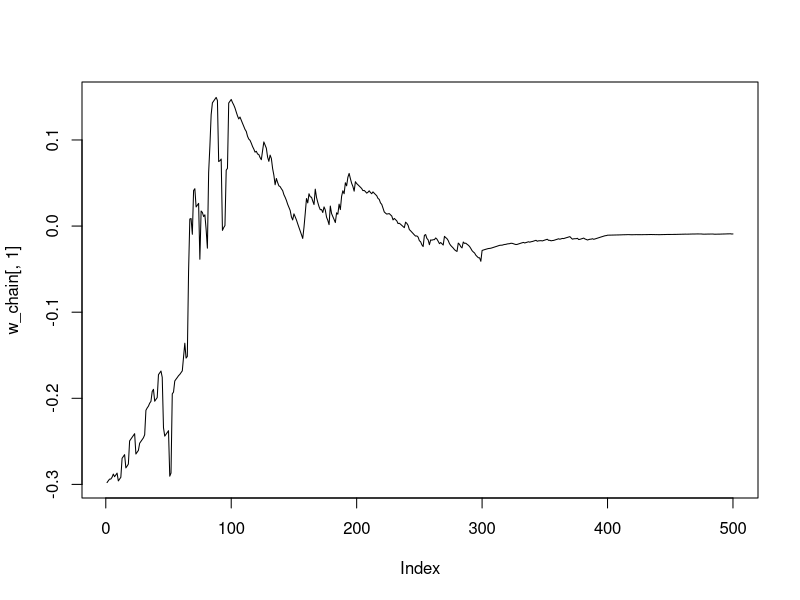
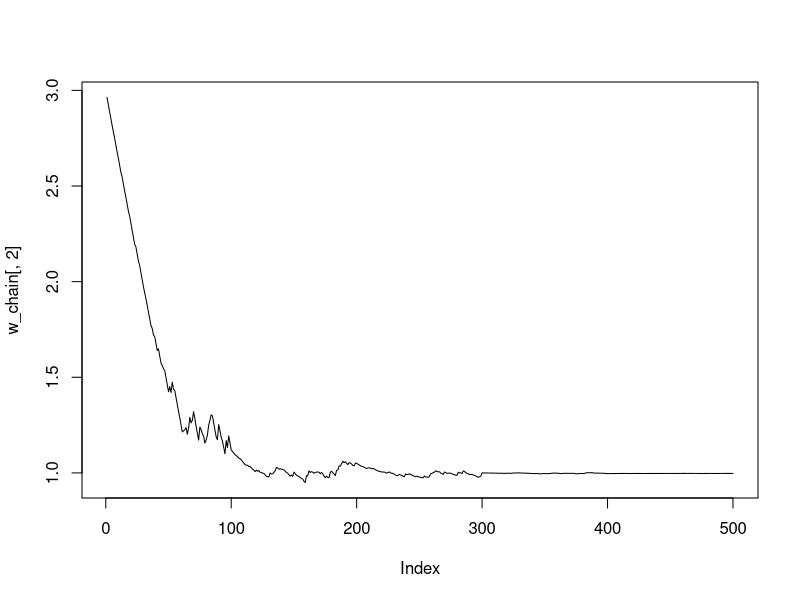

The R script that drew these images, in order: (Note: a time limit stopped this script after it produced the figures.)
## ---- chunk 1
rm(list=ls())
## ---- chunk 2
# call libraries
#install.packages("numDeriv")
library(numDeriv)
#install.packages("nloptr")
library(nloptr)
## ---- chunk 3
# Load R package for printing
library(knitr)
## ---- chunk 4
# Set a seed of the randon number generator
set.seed(2023)
## ---- chunk 5
data_generating_model <- function(n,w) {
  z <- rep( NaN, times=n*2 )
  z <- matrix(z, nrow = n, ncol = 2)
  z[,1] <- runif(n, min = -10, max = 10)
  p <- w[1] + w[2]*z[,1] 
  p <- exp(p) / (1+exp(p))
  z[,2] <- rbinom(n, size = 1, prob = p)
  return(z)
}
## ---- chunk 6
set.seed(2023)
n_obs <- 500
w_true <- c(0,1)  
z_obs <- data_generating_model(n = n_obs, w = w_true) 
w_true <- as.numeric(glm(z_obs[,2]~ 1+ z_obs[,1],family = "binomial" )$coefficients)
## ---- chunk 7
prediction_rule <- function(x,w) {
  h <- w[1]+w[2]*x
  h <- exp(h) / (1.0 + exp(h) )
  return (h)
}
## ---- chunk 8
loss_fun <- function(w,z) {
  x = z[1]
  y = z[2]
  h <- prediction_rule(x,w)
  ell <- -y*log(h) - (1-y)*log(1-h)
  return (ell)
}
## ---- chunk 9
empirical_risk_fun <- function(w,z,n) {
  x = z[,1]
  y = z[,2]
  R <- 0.0
  for (i in 1:n) {
    R <- R + loss_fun(w,z[i,])
  }
  R <- R / n
  return (R)
}
## ---- chunk 10
learning_rate <-function(t,t0=3) {
  eta <- t0 / t
  return( eta )
}
## ---- chunk 11
grad_loss_fun <- function(w,z) {
  x = z[1]
  y = z[2]
  h <- prediction_rule(x,w)
  grd <- c(h-y, (h-y)*x)
  return (grd)
}
## ---- chunk 12
grad_risk_fun <- function(w,z,n) {
  grd <- 0.0
  for (i in 1:n) {
    grd <- grd + grad_loss_fun(w,z[i,])
  }
  grd <- grd / n
  return (grd)
}

## ---- chunk 13
set.seed(2023)
n_obs <- 100000
w_true <- c(0,1)  
z_obs <- data_generating_model(n = n_obs, w = w_true)
w_true <- as.numeric(glm(z_obs[,2]~ 1+ z_obs[,1],family = "binomial" )$coefficients)
## ---- chunk 14
m <- 1
eta <- 0.5
Tmax <- 500
kappa <- 100
Qstop <- 0 
t <- 0
#
#seeds
w_seed <- c(-0.3,3.0)
w <- w_seed
w_chain <- c()
cv_w <- w  
erf_fun <- function(w, z = z_obs, n=n_obs) {
  return( empirical_risk_fun(w, z, n) ) 
}
cv_grad_risk <- numDeriv::grad( erf_fun, cv_w ) #control variate
#
while ( Qstop == 0 ) {
  # counter
  t <- t +  1
  cat( t ) ; cat( ' ' ) ## counter added for display reasons
  # step 1: update  
  J <- sample.int(n = n_obs, size = m, replace = TRUE)
  if (m==1) {
    zbatch <- matrix(z_obs[J,],1,2)
  }
  else {
    zbatch <- z_obs[J,]
  }
  #eta <- learning_rate( t )
  erf_fun <- function(w, z = zbatch, n=m) {
    return( empirical_risk_fun(w, z, n) ) 
  }
  w <- w - eta * (numDeriv::grad( erf_fun, w ) -numDeriv::grad( erf_fun, cv_w ) +cv_grad_risk )
  #w <- w - eta * grad_risk_fun( w, zbatch, m )
  # record
  w_chain <- rbind(w_chain, w)
  # control variate step
  if ( (t %% kappa) == 0) {
    cv_w <- w  
    erf_fun <- function(w, z = z_obs, n=n_obs) {
      return( empirical_risk_fun(w, z, n) ) 
    }
    cv_grad_risk <- numDeriv::grad( erf_fun, cv_w ) #controle variate
  }
  # step 2: check for termination 
  if ( t>= Tmax ) {
    Qstop <- 1
  }
}
plot(w_chain[,1], type='l') #+ abline(h=w_true[1], col='red')
plot(w_chain[,2], type='l') #+abline(h=w_true[2], col='red')
## ---- chunk 15
#
# The following is supposed to take veery long time to run. It is provided only for illustration purposes.  
# In the assesments the requested tasks will take less time.
#
m <- 1
eta <- 0.5
Tmax <- 500
kappa <- 10
Qstop <- 0 
t <- 0
#
#seeds
w_seed <- c(-0.3,3.0)
w <- w_seed
w_chain <- c()
cv_w <- w  
erf_fun <- function(w, z = z_obs, n=n_obs) {
  return( empirical_risk_fun(w, z, n) ) 
}
cv_grad_risk <- numDeriv::grad( erf_fun, cv_w ) #control variate
#
while ( Qstop == 0 ) {
  # counter
  t <- t +  1
  cat( t ) ; cat( ' ' ) ## counter added for display reasons
  # step 1: update  
  J <- sample.int(n = n_obs, size = m, replace = TRUE)
  if (m==1) {
    zbatch <- matrix(z_obs[J,],1,2)
  }
  else {
    zbatch <- z_obs[J,]
  }
  #eta <- learning_rate( t )
  erf_fun <- function(w, z = zbatch, n=m) {
    return( empirical_risk_fun(w, z, n) ) 
  }
  w <- w - eta * (numDeriv::grad( erf_fun, w ) -numDeriv::grad( erf_fun, cv_w ) +cv_grad_risk )
  #w <- w - eta * grad_risk_fun( w, zbatch, m )
  # record
  w_chain <- rbind(w_chain, w)
  # control variate step
  if ( (t %% kappa) == 0) {
    cv_w <- w  
    erf_fun <- function(w, z = z_obs, n=n_obs) {
      return( empirical_risk_fun(w, z, n) ) 
    }
    cv_grad_risk <- numDeriv::grad( erf_fun, cv_w ) #controle variate
  }
  # step 2: check for termination 
  if ( t>= Tmax ) {
    Qstop <- 1
  }
}
plot(w_chain[,1], type='l') #+abline(h=w_true[1], col='red')
plot(w_chain[,2], type='l') #+abline(h=w_true[2], col='red')
